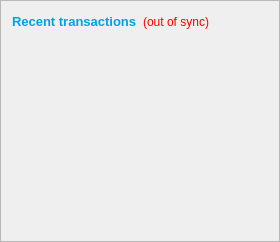
      <widget class="QFrame" name="frame_2">
       <property name="frameShape">
        <enum>QFrame::StyledPanel</enum>
       </property>
       <property name="frameShadow">
        <enum>QFrame::Raised</enum>
       </property>
       <layout class="QVBoxLayout" name="verticalLayout">
        <item>
         <layout class="QHBoxLayout" name="horizontalLayout_2">
          <item>
           <widget class="QLabel" name="label_4">
            <property name="palette">
             <palette>
              <active>
               <colorrole role="WindowText">
                <brush brushstyle="SolidPattern">
                 <color alpha="255">
                  <red>0</red>
                  <green>162</green>
                  <blue>225</blue>
                 </color>
                </brush>
               </colorrole>
               <colorrole role="Button">
                <brush brushstyle="SolidPattern">
                 <color alpha="255">
                  <red>0</red>
                  <green>162</green>
                  <blue>225</blue>
                 </color>
                </brush>
               </colorrole>
               <colorrole role="Light">
                <brush brushstyle="SolidPattern">
                 <color alpha="255">
                  <red>82</red>
                  <green>207</green>
                  <blue>255</blue>
                 </color>
                </brush>
               </colorrole>
               <colorrole role="Midlight">
                <brush brushstyle="SolidPattern">
                 <color alpha="255">
                  <red>41</red>
                  <green>184</green>
                  <blue>240</blue>
                 </color>
                </brush>
               </colorrole>
               <colorrole role="Dark">
                <brush brushstyle="SolidPattern">
                 <color alpha="255">
                  <red>0</red>
                  <green>81</green>
                  <blue>112</blue>
                 </color>
                </brush>
               </colorrole>
               <colorrole role="Mid">
                <brush brushstyle="SolidPattern">
                 <color alpha="255">
                  <red>0</red>
                  <green>108</green>
                  <blue>150</blue>
                 </color>
                </brush>
               </colorrole>
               <colorrole role="Text">
                <brush brushstyle="SolidPattern">
                 <color alpha="255">
                  <red>0</red>
                  <green>162</green>
                  <blue>225</blue>
                 </color>
                </brush>
               </colorrole>
               <colorrole role="BrightText">
                <brush brushstyle="SolidPattern">
                 <color alpha="255">
                  <red>255</red>
                  <green>255</green>
                  <blue>255</blue>
                 </color>
                </brush>
               </colorrole>
               <colorrole role="ButtonText">
                <brush brushstyle="SolidPattern">
                 <color alpha="255">
                  <red>0</red>
                  <green>0</green>
                  <blue>0</blue>
                 </color>
                </brush>
               </colorrole>
               <colorrole role="Base">
                <brush brushstyle="SolidPattern">
                 <color alpha="255">
                  <red>255</red>
                  <green>255</green>
                  <blue>255</blue>
                 </color>
                </brush>
               </colorrole>
               <colorrole role="Window">
                <brush brushstyle="SolidPattern">
                 <color alpha="255">
                  <red>0</red>
                  <green>162</green>
                  <blue>225</blue>
                 </color>
                </brush>
               </colorrole>
               <colorrole role="Shadow">
                <brush brushstyle="SolidPattern">
                 <color alpha="255">
                  <red>0</red>
                  <green>0</green>
                  <blue>0</blue>
                 </color>
                </brush>
               </colorrole>
               <colorrole role="AlternateBase">
                <brush brushstyle="SolidPattern">
                 <color alpha="255">
                  <red>127</red>
                  <green>208</green>
                  <blue>240</blue>
                 </color>
                </brush>
               </colorrole>
               <colorrole role="ToolTipBase">
                <brush brushstyle="SolidPattern">
                 <color alpha="255">
                  <red>255</red>
                  <green>255</green>
                  <blue>220</blue>
                 </color>
                </brush>
               </colorrole>
               <colorrole role="ToolTipText">
                <brush brushstyle="SolidPattern">
                 <color alpha="255">
                  <red>0</red>
                  <green>162</green>
                  <blue>225</blue>
                 </color>
                </brush>
               </colorrole>
              </active>
              <inactive>
               <colorrole role="WindowText">
                <brush brushstyle="SolidPattern">
                 <color alpha="255">
                  <red>0</red>
                  <green>162</green>
                  <blue>225</blue>
                 </color>
                </brush>
               </colorrole>
               <colorrole role="Button">
                <brush brushstyle="SolidPattern">
                 <color alpha="255">
                  <red>0</red>
                  <green>162</green>
                  <blue>225</blue>
                 </color>
                </brush>
               </colorrole>
               <colorrole role="Light">
                <brush brushstyle="SolidPattern">
                 <color alpha="255">
                  <red>82</red>
                  <green>207</green>
                  <blue>255</blue>
                 </color>
                </brush>
               </colorrole>
               <colorrole role="Midlight">
                <brush brushstyle="SolidPattern">
                 <color alpha="255">
                  <red>41</red>
                  <green>184</green>
                  <blue>240</blue>
                 </color>
                </brush>
               </colorrole>
               <colorrole role="Dark">
                <brush brushstyle="SolidPattern">
                 <color alpha="255">
                  <red>0</red>
                  <green>81</green>
                  <blue>112</blue>
                 </color>
                </brush>
               </colorrole>
               <colorrole role="Mid">
                <brush brushstyle="SolidPattern">
                 <color alpha="255">
                  <red>0</red>
                  <green>108</green>
                  <blue>150</blue>
                 </color>
                </brush>
               </colorrole>
               <colorrole role="Text">
                <brush brushstyle="SolidPattern">
                 <color alpha="255">
                  <red>0</red>
                  <green>162</green>
                  <blue>225</blue>
                 </color>
                </brush>
               </colorrole>
               <colorrole role="BrightText">
                <brush brushstyle="SolidPattern">
                 <color alpha="255">
                  <red>255</red>
                  <green>255</green>
                  <blue>255</blue>
                 </color>
                </brush>
               </colorrole>
               <colorrole role="ButtonText">
                <brush brushstyle="SolidPattern">
                 <color alpha="255">
                  <red>0</red>
                  <green>0</green>
                  <blue>0</blue>
                 </color>
                </brush>
               </colorrole>
               <colorrole role="Base">
                <brush brushstyle="SolidPattern">
                 <color alpha="255">
                  <red>255</red>
                  <green>255</green>
                  <blue>255</blue>
                 </color>
                </brush>
               </colorrole>
               <colorrole role="Window">
                <brush brushstyle="SolidPattern">
                 <color alpha="255">
                  <red>0</red>
                  <green>162</green>
                  <blue>225</blue>
                 </color>
                </brush>
               </colorrole>
               <colorrole role="Shadow">
                <brush brushstyle="SolidPattern">
                 <color alpha="255">
                  <red>0</red>
                  <green>0</green>
                  <blue>0</blue>
                 </color>
                </brush>
               </colorrole>
               <colorrole role="AlternateBase">
                <brush brushstyle="SolidPattern">
                 <color alpha="255">
                  <red>127</red>
                  <green>208</green>
                  <blue>240</blue>
                 </color>
                </brush>
               </colorrole>
               <colorrole role="ToolTipBase">
                <brush brushstyle="SolidPattern">
                 <color alpha="255">
                  <red>255</red>
                  <green>255</green>
                  <blue>220</blue>
                 </color>
                </brush>
               </colorrole>
               <colorrole role="ToolTipText">
                <brush brushstyle="SolidPattern">
                 <color alpha="255">
                  <red>0</red>
                  <green>162</green>
                  <blue>225</blue>
                 </color>
                </brush>
               </colorrole>
              </inactive>
              <disabled>
               <colorrole role="WindowText">
                <brush brushstyle="SolidPattern">
                 <color alpha="255">
                  <red>0</red>
                  <green>81</green>
                  <blue>112</blue>
                 </color>
                </brush>
               </colorrole>
               <colorrole role="Button">
                <brush brushstyle="SolidPattern">
                 <color alpha="255">
                  <red>0</red>
                  <green>162</green>
                  <blue>225</blue>
                 </color>
                </brush>
               </colorrole>
               <colorrole role="Light">
                <brush brushstyle="SolidPattern">
                 <color alpha="255">
                  <red>82</red>
                  <green>207</green>
                  <blue>255</blue>
                 </color>
                </brush>
               </colorrole>
               <colorrole role="Midlight">
                <brush brushstyle="SolidPattern">
                 <color alpha="255">
                  <red>41</red>
                  <green>184</green>
                  <blue>240</blue>
                 </color>
                </brush>
               </colorrole>
               <colorrole role="Dark">
                <brush brushstyle="SolidPattern">
                 <color alpha="255">
                  <red>0</red>
                  <green>81</green>
                  <blue>112</blue>
                 </color>
                </brush>
               </colorrole>
               <colorrole role="Mid">
                <brush brushstyle="SolidPattern">
                 <color alpha="255">
                  <red>0</red>
                  <green>108</green>
                  <blue>150</blue>
                 </color>
                </brush>
               </colorrole>
               <colorrole role="Text">
                <brush brushstyle="SolidPattern">
                 <color alpha="255">
                  <red>0</red>
                  <green>81</green>
                  <blue>112</blue>
                 </color>
                </brush>
               </colorrole>
               <colorrole role="BrightText">
                <brush brushstyle="SolidPattern">
                 <color alpha="255">
                  <red>255</red>
                  <green>255</green>
                  <blue>255</blue>
                 </color>
                </brush>
               </colorrole>
               <colorrole role="ButtonText">
                <brush brushstyle="SolidPattern">
                 <color alpha="255">
                  <red>0</red>
                  <green>81</green>
                  <blue>112</blue>
                 </color>
                </brush>
               </colorrole>
               <colorrole role="Base">
                <brush brushstyle="SolidPattern">
                 <color alpha="255">
                  <red>0</red>
                  <green>162</green>
                  <blue>225</blue>
                 </color>
                </brush>
               </colorrole>
               <colorrole role="Window">
                <brush brushstyle="SolidPattern">
                 <color alpha="255">
                  <red>0</red>
                  <green>162</green>
                  <blue>225</blue>
                 </color>
                </brush>
               </colorrole>
               <colorrole role="Shadow">
                <brush brushstyle="SolidPattern">
                 <color alpha="255">
                  <red>0</red>
                  <green>0</green>
                  <blue>0</blue>
                 </color>
                </brush>
               </colorrole>
               <colorrole role="AlternateBase">
                <brush brushstyle="SolidPattern">
                 <color alpha="255">
                  <red>0</red>
                  <green>162</green>
                  <blue>225</blue>
                 </color>
                </brush>
               </colorrole>
               <colorrole role="ToolTipBase">
                <brush brushstyle="SolidPattern">
                 <color alpha="255">
                  <red>255</red>
                  <green>255</green>
                  <blue>220</blue>
                 </color>
                </brush>
               </colorrole>
               <colorrole role="ToolTipText">
                <brush brushstyle="SolidPattern">
                 <color alpha="255">
                  <red>0</red>
                  <green>162</green>
                  <blue>225</blue>
                 </color>
                </brush>
               </colorrole>
              </disabled>
             </palette>
            </property>
            <property name="font">
             <font>
              <pointsize>10</pointsize>
             </font>
            </property>
            <property name="text">
             <string>&lt;b&gt;Recent transactions&lt;/b&gt;</string>
            </property>
           </widget>
          </item>
          <item>
           <widget class="QLabel" name="labelTransactionsStatus">
            <property name="toolTip">
             <string>The displayed information may be out of date. Your wallet automatically synchronizes with the ASICBIT network after a connection is established, but this process has not completed yet.</string>
            </property>
            <property name="styleSheet">
             <string notr="true">QLabel { color: red; }</string>
            </property>
            <property name="text">
             <string notr="true">(out of sync)</string>
            </property>
            <property name="alignment">
             <set>Qt::AlignRight|Qt::AlignTrailing|Qt::AlignVCenter</set>
            </property>
           </widget>
          </item>
          <item>
           <spacer name="horizontalSpacer">
            <property name="orientation">
             <enum>Qt::Horizontal</enum>
            </property>
            <property name="sizeHint" stdset="0">
             <size>
              <width>40</width>
              <height>20</height>
             </size>
            </property>
           </spacer>
          </item>
         </layout>
        </item>
        <item>
         <widget class="QListView" name="listTransactions">
          <property name="palette">
           <palette>
            <active>
             <colorrole role="WindowText">
              <brush brushstyle="SolidPattern">
               <color alpha="255">
                <red>255</red>
                <green>255</green>
                <blue>255</blue>
               </color>
              </brush>
             </colorrole>
             <colorrole role="Button">
              <brush brushstyle="SolidPattern">
               <color alpha="0">
                <red>255</red>
                <green>255</green>
                <blue>255</blue>
               </color>
              </brush>
             </colorrole>
             <colorrole role="Light">
              <brush brushstyle="SolidPattern">
               <color alpha="0">
                <red>255</red>
                <green>255</green>
                <blue>255</blue>
               </color>
              </brush>
             </colorrole>
             <colorrole role="Midlight">
              <brush brushstyle="SolidPattern">
               <color alpha="0">
                <red>255</red>
                <green>255</green>
                <blue>255</blue>
               </color>
              </brush>
             </colorrole>
             <colorrole role="Dark">
              <brush brushstyle="SolidPattern">
               <color alpha="0">
                <red>127</red>
                <green>127</green>
                <blue>127</blue>
               </color>
              </brush>
             </colorrole>
             <colorrole role="Mid">
              <brush brushstyle="SolidPattern">
               <color alpha="0">
                <red>170</red>
                <green>170</green>
                <blue>170</blue>
               </color>
              </brush>
             </colorrole>
             <colorrole role="Text">
              <brush brushstyle="SolidPattern">
               <color alpha="255">
                <red>255</red>
                <green>255</green>
                <blue>255</blue>
               </color>
              </brush>
             </colorrole>
             <colorrole role="BrightText">
              <brush brushstyle="SolidPattern">
               <color alpha="255">
                <red>255</red>
                <green>255</green>
                <blue>255</blue>
               </color>
              </brush>
             </colorrole>
             <colorrole role="ButtonText">
              <brush brushstyle="SolidPattern">
               <color alpha="255">
                <red>255</red>
                <green>255</green>
                <blue>255</blue>
               </color>
              </brush>
             </colorrole>
             <colorrole role="Base">
              <brush brushstyle="SolidPattern">
               <color alpha="255">
                <red>255</red>
                <green>255</green>
                <blue>255</blue>
               </color>
              </brush>
             </colorrole>
             <colorrole role="Window">
              <brush brushstyle="SolidPattern">
               <color alpha="0">
                <red>255</red>
                <green>255</green>
                <blue>255</blue>
               </color>
              </brush>
             </colorrole>
             <colorrole role="Shadow">
              <brush brushstyle="SolidPattern">
               <color alpha="255">
                <red>255</red>
                <green>255</green>
                <blue>255</blue>
               </color>
              </brush>
             </colorrole>
             <colorrole role="Highlight">
              <brush brushstyle="SolidPattern">
               <color alpha="255">
                <red>255</red>
                <green>255</green>
                <blue>255</blue>
               </color>
              </brush>
             </colorrole>
             <colorrole role="Link">
              <brush brushstyle="SolidPattern">
               <color alpha="255">
                <red>255</red>
                <green>255</green>
                <blue>255</blue>
               </color>
              </brush>
             </colorrole>
             <colorrole role="LinkVisited">
              <brush brushstyle="SolidPattern">
               <color alpha="255">
                <red>255</red>
                <green>255</green>
                <blue>255</blue>
               </color>
              </brush>
             </colorrole>
             <colorrole role="AlternateBase">
              <brush brushstyle="SolidPattern">
               <color alpha="127">
                <red>255</red>
                <green>255</green>
                <blue>255</blue>
               </color>
              </brush>
             </colorrole>
             <colorrole role="ToolTipBase">
              <brush brushstyle="SolidPattern">
               <color alpha="255">
                <red>255</red>
                <green>255</green>
                <blue>220</blue>
               </color>
              </brush>
             </colorrole>
             <colorrole role="ToolTipText">
              <brush brushstyle="SolidPattern">
               <color alpha="255">
                <red>255</red>
                <green>255</green>
                <blue>255</blue>
               </color>
              </brush>
             </colorrole>
            </active>
            <inactive>
             <colorrole role="WindowText">
              <brush brushstyle="SolidPattern">
               <color alpha="255">
                <red>255</red>
                <green>255</green>
                <blue>255</blue>
               </color>
              </brush>
             </colorrole>
             <colorrole role="Button">
              <brush brushstyle="SolidPattern">
               <color alpha="0">
                <red>255</red>
                <green>255</green>
                <blue>255</blue>
               </color>
              </brush>
             </colorrole>
             <colorrole role="Light">
              <brush brushstyle="SolidPattern">
               <color alpha="0">
                <red>255</red>
                <green>255</green>
                <blue>255</blue>
               </color>
              </brush>
             </colorrole>
             <colorrole role="Midlight">
              <brush brushstyle="SolidPattern">
               <color alpha="0">
                <red>255</red>
                <green>255</green>
                <blue>255</blue>
               </color>
              </brush>
             </colorrole>
             <colorrole role="Dark">
              <brush brushstyle="SolidPattern">
               <color alpha="0">
                <red>127</red>
                <green>127</green>
                <blue>127</blue>
               </color>
              </brush>
             </colorrole>
             <colorrole role="Mid">
              <brush brushstyle="SolidPattern">
               <color alpha="0">
                <red>170</red>
                <green>170</green>
                <blue>170</blue>
               </color>
              </brush>
             </colorrole>
             <colorrole role="Text">
              <brush brushstyle="SolidPattern">
               <color alpha="255">
                <red>255</red>
                <green>255</green>
                <blue>255</blue>
               </color>
              </brush>
             </colorrole>
             <colorrole role="BrightText">
              <brush brushstyle="SolidPattern">
               <color alpha="255">
                <red>255</red>
                <green>255</green>
                <blue>255</blue>
               </color>
              </brush>
             </colorrole>
             <colorrole role="ButtonText">
              <brush brushstyle="SolidPattern">
               <color alpha="255">
                <red>255</red>
                <green>255</green>
                <blue>255</blue>
               </color>
              </brush>
             </colorrole>
             <colorrole role="Base">
              <brush brushstyle="SolidPattern">
               <color alpha="255">
                <red>255</red>
                <green>255</green>
                <blue>255</blue>
               </color>
              </brush>
             </colorrole>
             <colorrole role="Window">
              <brush brushstyle="SolidPattern">
               <color alpha="0">
                <red>255</red>
                <green>255</green>
                <blue>255</blue>
               </color>
              </brush>
             </colorrole>
             <colorrole role="Shadow">
              <brush brushstyle="SolidPattern">
               <color alpha="255">
                <red>255</red>
                <green>255</green>
                <blue>255</blue>
               </color>
              </brush>
             </colorrole>
             <colorrole role="Highlight">
              <brush brushstyle="SolidPattern">
               <color alpha="255">
                <red>255</red>
                <green>255</green>
                <blue>255</blue>
               </color>
              </brush>
             </colorrole>
             <colorrole role="Link">
              <brush brushstyle="SolidPattern">
               <color alpha="255">
                <red>255</red>
                <green>255</green>
                <blue>255</blue>
               </color>
              </brush>
             </colorrole>
             <colorrole role="LinkVisited">
              <brush brushstyle="SolidPattern">
               <color alpha="255">
                <red>255</red>
                <green>255</green>
                <blue>255</blue>
               </color>
              </brush>
             </colorrole>
             <colorrole role="AlternateBase">
              <brush brushstyle="SolidPattern">
               <color alpha="127">
                <red>255</red>
                <green>255</green>
                <blue>255</blue>
               </color>
              </brush>
             </colorrole>
             <colorrole role="ToolTipBase">
              <brush brushstyle="SolidPattern">
               <color alpha="255">
                <red>255</red>
                <green>255</green>
                <blue>220</blue>
               </color>
              </brush>
             </colorrole>
             <colorrole role="ToolTipText">
              <brush brushstyle="SolidPattern">
               <color alpha="255">
                <red>255</red>
                <green>255</green>
                <blue>255</blue>
               </color>
              </brush>
             </colorrole>
            </inactive>
            <disabled>
             <colorrole role="WindowText">
              <brush brushstyle="SolidPattern">
               <color alpha="0">
                <red>127</red>
                <green>127</green>
                <blue>127</blue>
               </color>
              </brush>
             </colorrole>
             <colorrole role="Button">
              <brush brushstyle="SolidPattern">
               <color alpha="0">
                <red>255</red>
                <green>255</green>
                <blue>255</blue>
               </color>
              </brush>
             </colorrole>
             <colorrole role="Light">
              <brush brushstyle="SolidPattern">
               <color alpha="0">
                <red>255</red>
                <green>255</green>
                <blue>255</blue>
               </color>
              </brush>
             </colorrole>
             <colorrole role="Midlight">
              <brush brushstyle="SolidPattern">
               <color alpha="0">
                <red>255</red>
                <green>255</green>
                <blue>255</blue>
               </color>
              </brush>
             </colorrole>
             <colorrole role="Dark">
              <brush brushstyle="SolidPattern">
               <color alpha="0">
                <red>127</red>
                <green>127</green>
                <blue>127</blue>
               </color>
              </brush>
             </colorrole>
             <colorrole role="Mid">
              <brush brushstyle="SolidPattern">
               <color alpha="0">
                <red>170</red>
                <green>170</green>
                <blue>170</blue>
               </color>
              </brush>
             </colorrole>
             <colorrole role="Text">
              <brush brushstyle="SolidPattern">
               <color alpha="0">
                <red>127</red>
                <green>127</green>
                <blue>127</blue>
               </color>
              </brush>
             </colorrole>
             <colorrole role="BrightText">
              <brush brushstyle="SolidPattern">
               <color alpha="255">
                <red>255</red>
                <green>255</green>
                <blue>255</blue>
               </color>
              </brush>
             </colorrole>
             <colorrole role="ButtonText">
              <brush brushstyle="SolidPattern">
               <color alpha="0">
                <red>127</red>
                <green>127</green>
                <blue>127</blue>
               </color>
              </brush>
             </colorrole>
             <colorrole role="Base">
              <brush brushstyle="SolidPattern">
               <color alpha="0">
                <red>255</red>
                <green>255</green>
                <blue>255</blue>
               </color>
              </brush>
             </colorrole>
             <colorrole role="Window">
              <brush brushstyle="SolidPattern">
               <color alpha="0">
                <red>255</red>
                <green>255</green>
                <blue>255</blue>
               </color>
              </brush>
             </colorrole>
             <colorrole role="Shadow">
              <brush brushstyle="SolidPattern">
               <color alpha="255">
                <red>255</red>
                <green>255</green>
                <blue>255</blue>
               </color>
              </brush>
             </colorrole>
             <colorrole role="Highlight">
              <brush brushstyle="SolidPattern">
               <color alpha="255">
                <red>51</red>
                <green>153</green>
                <blue>255</blue>
               </color>
              </brush>
             </colorrole>
             <colorrole role="Link">
              <brush brushstyle="SolidPattern">
               <color alpha="255">
                <red>255</red>
                <green>255</green>
                <blue>255</blue>
               </color>
              </brush>
             </colorrole>
             <colorrole role="LinkVisited">
              <brush brushstyle="SolidPattern">
               <color alpha="255">
                <red>255</red>
                <green>255</green>
                <blue>255</blue>
               </color>
              </brush>
             </colorrole>
             <colorrole role="AlternateBase">
              <brush brushstyle="SolidPattern">
               <color alpha="0">
                <red>255</red>
                <green>255</green>
                <blue>255</blue>
               </color>
              </brush>
             </colorrole>
             <colorrole role="ToolTipBase">
              <brush brushstyle="SolidPattern">
               <color alpha="255">
                <red>255</red>
                <green>255</green>
                <blue>220</blue>
               </color>
              </brush>
             </colorrole>
             <colorrole role="ToolTipText">
              <brush brushstyle="SolidPattern">
               <color alpha="255">
                <red>255</red>
                <green>255</green>
                <blue>255</blue>
               </color>
              </brush>
             </colorrole>
            </disabled>
           </palette>
          </property>
          <property name="styleSheet">
           <string notr="true">QListView { background: transparent; }</string>
          </property>
          <property name="frameShape">
           <enum>QFrame::NoFrame</enum>
          </property>
          <property name="verticalScrollBarPolicy">
           <enum>Qt::ScrollBarAlwaysOff</enum>
          </property>
          <property name="horizontalScrollBarPolicy">
           <enum>Qt::ScrollBarAlwaysOff</enum>
          </property>
          <property name="selectionMode">
           <enum>QAbstractItemView::NoSelection</enum>
          </property>
         </widget>
        </item>
       </layout>
      </widget>
